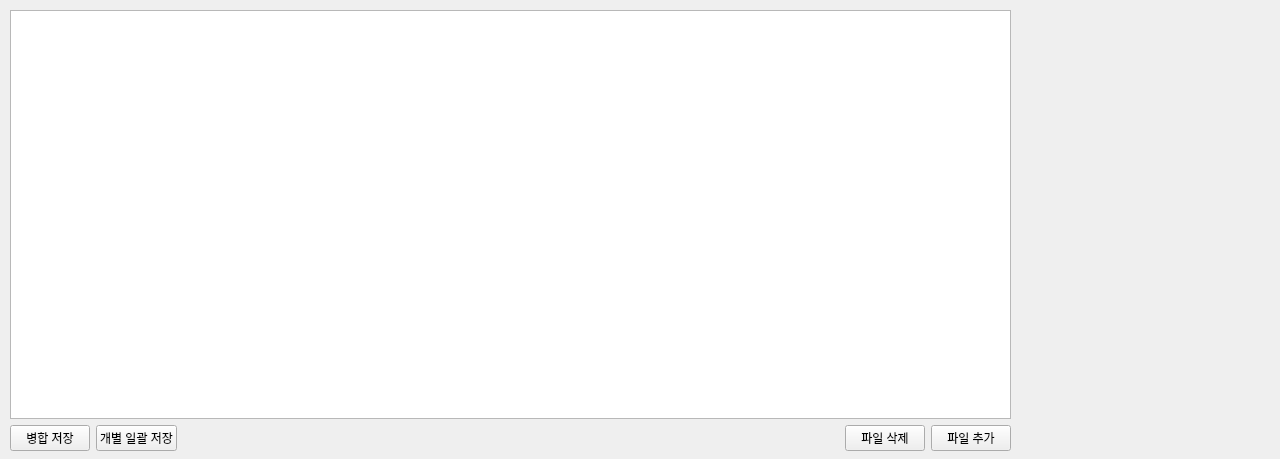
<?xml version="1.0" encoding="UTF-8"?>
<ui version="4.0">
 <class>MultiFileWidget</class>
 <widget class="QWidget" name="MultiFileWidget">
  <property name="geometry">
   <rect>
    <x>0</x>
    <y>0</y>
    <width>1280</width>
    <height>459</height>
   </rect>
  </property>
  <property name="minimumSize">
   <size>
    <width>1280</width>
    <height>0</height>
   </size>
  </property>
  <property name="windowTitle">
   <string>MDFFiles</string>
  </property>
  <widget class="QWidget" name="verticalLayoutWidget">
   <property name="geometry">
    <rect>
     <x>10</x>
     <y>10</y>
     <width>1001</width>
     <height>441</height>
    </rect>
   </property>
   <layout class="QVBoxLayout" name="verticalLayout">
    <item>
     <widget class="QTableView" name="mdfListView"/>
    </item>
    <item>
     <layout class="QHBoxLayout" name="horizontalLayout_2">
      <item>
       <widget class="QPushButton" name="mergeSaveButton">
        <property name="text">
         <string>병합 저장</string>
        </property>
        <property name="autoDefault">
         <bool>true</bool>
        </property>
       </widget>
      </item>
      <item>
       <widget class="QPushButton" name="batchConvertButton">
        <property name="text">
         <string>개별 일괄 저장</string>
        </property>
        <property name="autoDefault">
         <bool>true</bool>
        </property>
       </widget>
      </item>
      <item>
       <spacer name="horizontalSpacer">
        <property name="orientation">
         <enum>Qt::Horizontal</enum>
        </property>
        <property name="sizeHint" stdset="0">
         <size>
          <width>40</width>
          <height>20</height>
         </size>
        </property>
       </spacer>
      </item>
      <item>
       <widget class="QPushButton" name="removeButton">
        <property name="text">
         <string>파일 삭제</string>
        </property>
        <property name="autoDefault">
         <bool>true</bool>
        </property>
       </widget>
      </item>
      <item>
       <widget class="QPushButton" name="addButton">
        <property name="text">
         <string>파일 추가</string>
        </property>
        <property name="autoDefault">
         <bool>true</bool>
        </property>
       </widget>
      </item>
     </layout>
    </item>
   </layout>
  </widget>
 </widget>
 <resources/>
 <connections/>
</ui>
